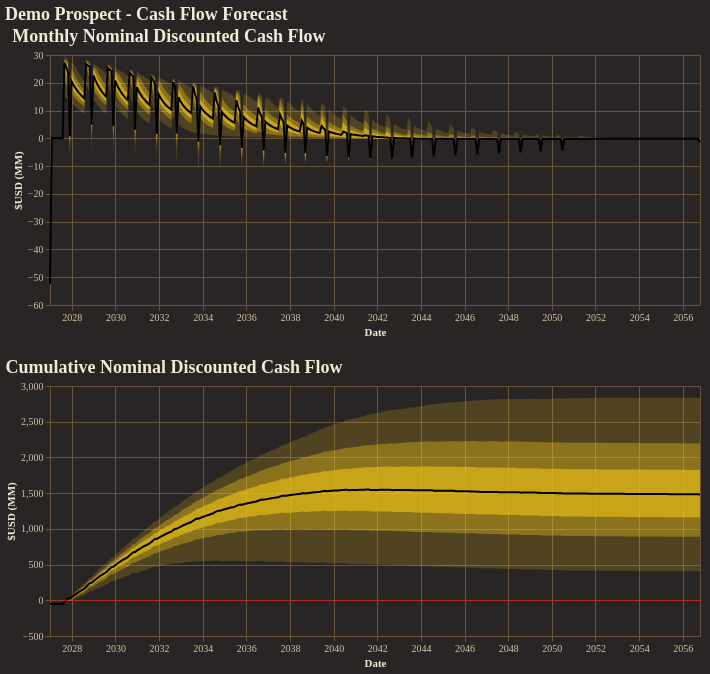

Write notebook code for a chart like this one.
### Code cell
fig = reporter.plotter.combined_cash_flow_plot(
    figsize=(650, 250),
    backend=PLOTTING_BACKEND
)
fig.show()

### Figure 1 — Vega-Lite specification as saved in the notebook (floating-point values rounded to 4 significant figures; data arrays with more than 128 entries replaced by an {"elided": "..."} marker saying what was removed)
{"config": {"background": "#292524", "view": {"fill": "#292524", "stroke": "#665340"}, "title": {"color": "#f4e9d7", "font": "Merriweather", "fontSize": 18, "fontWeight": 600, "subtitleColor": "#d5c2a6", "anchor": "start"}, "axis": {"domainColor": "#665340", "gridColor": "#665340", "tickColor": "#665340", "labelColor": "#d5c2a6", "titleColor": "#f4e9d7", "labelFont": "Merriweather", "titleFont": "Merriweather"}, "legend": {"titleColor": "#f4e9d7", "labelColor": "#d5c2a6", "labelFont": "Merriweather", "titleFont": "Merriweather", "orient": "top-right", "symbolType": "circle"}, "header": {"labelColor": "#d5c2a6", "titleColor": "#f4e9d7", "labelFont": "Merriweather", "titleFont": "Merriweather"}, "mark": {"color": "#c78d3b"}, "line": {"color": "#c78d3b"}, "bar": {"color": "#c78d3b"}, "point": {"color": "#ddb06d"}, "area": {"color": "#c78d3b", "opacity": 0.35}, "text": {"color": "#f4e9d7", "font": "Merriweather"}, "range": {"category": ["#5DA5DA", "#F28E2B", "#59C36A", "#E15759", "#B07AA1", "#4ECDC4", "#FF9DA7", "#EDC948"]}}, "vconcat": [{"layer": [{"mark": {"type": "area", "color": "rgba(250, 204, 21, 1.0)", "opacity": 0.18}, "encoding": {"tooltip": [{"field": "date", "title": "Date", "type": "temporal"}, {"field": "p01", "format": ",.2f", "title": "P01", "type": "quantitative"}, {"field": "p10", "format": ",.2f", "title": "P10", "type": "quantitative"}, {"field": "p25", "format": ",.2f", "title": "P25", "type": "quantitative"}, {"field": "p50", "format": ",.2f", "title": "P50", "type": "quantitative"}, {"field": "p75", "format": ",.2f", "title": "P75", "type": "quantitative"}, {"field": "p90", "format": ",.2f", "title": "P90", "type": "quantitative"}, {"field": "p99", "format": ",.2f", "title": "P99", "type": "quantitative"}], "x": {"field": "date", "title": "Date", "type": "temporal"}, "y": {"field": "p01", "title": "$USD (MM)", "type": "quantitative"}, "y2": {"field": "p99"}}}, {"mark": {"type": "area", "color": "rgba(250, 204, 21, 1.0)", "opacity": 0.35}, "encoding": {"tooltip": [{"field": "date", "title": "Date", "type": "temporal"}, {"field": "p01", "format": ",.2f", "title": "P01", "type": "quantitative"}, {"field": "p10", "format": ",.2f", "title": "P10", "type": "quantitative"}, {"field": "p25", "format": ",.2f", "title": "P25", "type": "quantitative"}, {"field": "p50", "format": ",.2f", "title": "P50", "type": "quantitative"}, {"field": "p75", "format": ",.2f", "title": "P75", "type": "quantitative"}, {"field": "p90", "format": ",.2f", "title": "P90", "type": "quantitative"}, {"field": "p99", "format": ",.2f", "title": "P99", "type": "quantitative"}], "x": {"field": "date", "title": "Date", "type": "temporal"}, "y": {"field": "p10", "title": "$USD (MM)", "type": "quantitative"}, "y2": {"field": "p90"}}}, {"mark": {"type": "area", "color": "rgba(250, 204, 21, 1.0)", "opacity": 0.55}, "encoding": {"tooltip": [{"field": "date", "title": "Date", "type": "temporal"}, {"field": "p01", "format": ",.2f", "title": "P01", "type": "quantitative"}, {"field": "p10", "format": ",.2f", "title": "P10", "type": "quantitative"}, {"field": "p25", "format": ",.2f", "title": "P25", "type": "quantitative"}, {"field": "p50", "format": ",.2f", "title": "P50", "type": "quantitative"}, {"field": "p75", "format": ",.2f", "title": "P75", "type": "quantitative"}, {"field": "p90", "format": ",.2f", "title": "P90", "type": "quantitative"}, {"field": "p99", "format": ",.2f", "title": "P99", "type": "quantitative"}], "x": {"field": "date", "title": "Date", "type": "temporal"}, "y": {"field": "p25", "title": "$USD (MM)", "type": "quantitative"}, "y2": {"field": "p75"}}}, {"mark": {"type": "line", "color": "black", "strokeWidth": 2}, "encoding": {"tooltip": [{"field": "date", "title": "Date", "type": "temporal"}, {"field": "p01", "format": ",.2f", "title": "P01", "type": "quantitative"}, {"field": "p10", "format": ",.2f", "title": "P10", "type": "quantitative"}, {"field": "p25", "format": ",.2f", "title": "P25", "type": "quantitative"}, {"field": "p50", "format": ",.2f", "title": "P50", "type": "quantitative"}, {"field": "p75", "format": ",.2f", "title": "P75", "type": "quantitative"}, {"field": "p90", "format": ",.2f", "title": "P90", "type": "quantitative"}, {"field": "p99", "format": ",.2f", "title": "P99", "type": "quantitative"}], "x": {"field": "date", "title": "Date", "type": "temporal"}, "y": {"field": "p50", "title": "$USD (MM)", "type": "quantitative"}}}], "data": {"name": "data-290cc3dae0b5f63afdd0340c7cf6c3ae"}, "height": 250, "title": "Monthly Nominal Discounted Cash Flow", "width": 650}, {"layer": [{"layer": [{"mark": {"type": "area", "color": "rgba(250, 204, 21, 1.0)", "opacity": 0.18}, "encoding": {"tooltip": [{"field": "date", "title": "Date", "type": "temporal"}, {"field": "p01", "format": ",.2f", "title": "P01", "type": "quantitative"}, {"field": "p10", "format": ",.2f", "title": "P10", "type": "quantitative"}, {"field": "p25", "format": ",.2f", "title": "P25", "type": "quantitative"}, {"field": "p50", "format": ",.2f", "title": "P50", "type": "quantitative"}, {"field": "p75", "format": ",.2f", "title": "P75", "type": "quantitative"}, {"field": "p90", "format": ",.2f", "title": "P90", "type": "quantitative"}, {"field": "p99", "format": ",.2f", "title": "P99", "type": "quantitative"}], "x": {"field": "date", "title": "Date", "type": "temporal"}, "y": {"field": "p01", "title": "$USD (MM)", "type": "quantitative"}, "y2": {"field": "p99"}}}, {"mark": {"type": "area", "color": "rgba(250, 204, 21, 1.0)", "opacity": 0.35}, "encoding": {"tooltip": [{"field": "date", "title": "Date", "type": "temporal"}, {"field": "p01", "format": ",.2f", "title": "P01", "type": "quantitative"}, {"field": "p10", "format": ",.2f", "title": "P10", "type": "quantitative"}, {"field": "p25", "format": ",.2f", "title": "P25", "type": "quantitative"}, {"field": "p50", "format": ",.2f", "title": "P50", "type": "quantitative"}, {"field": "p75", "format": ",.2f", "title": "P75", "type": "quantitative"}, {"field": "p90", "format": ",.2f", "title": "P90", "type": "quantitative"}, {"field": "p99", "format": ",.2f", "title": "P99", "type": "quantitative"}], "x": {"field": "date", "title": "Date", "type": "temporal"}, "y": {"field": "p10", "title": "$USD (MM)", "type": "quantitative"}, "y2": {"field": "p90"}}}, {"mark": {"type": "area", "color": "rgba(250, 204, 21, 1.0)", "opacity": 0.55}, "encoding": {"tooltip": [{"field": "date", "title": "Date", "type": "temporal"}, {"field": "p01", "format": ",.2f", "title": "P01", "type": "quantitative"}, {"field": "p10", "format": ",.2f", "title": "P10", "type": "quantitative"}, {"field": "p25", "format": ",.2f", "title": "P25", "type": "quantitative"}, {"field": "p50", "format": ",.2f", "title": "P50", "type": "quantitative"}, {"field": "p75", "format": ",.2f", "title": "P75", "type": "quantitative"}, {"field": "p90", "format": ",.2f", "title": "P90", "type": "quantitative"}, {"field": "p99", "format": ",.2f", "title": "P99", "type": "quantitative"}], "x": {"field": "date", "title": "Date", "type": "temporal"}, "y": {"field": "p25", "title": "$USD (MM)", "type": "quantitative"}, "y2": {"field": "p75"}}}, {"mark": {"type": "line", "color": "black", "strokeWidth": 2}, "encoding": {"tooltip": [{"field": "date", "title": "Date", "type": "temporal"}, {"field": "p01", "format": ",.2f", "title": "P01", "type": "quantitative"}, {"field": "p10", "format": ",.2f", "title": "P10", "type": "quantitative"}, {"field": "p25", "format": ",.2f", "title": "P25", "type": "quantitative"}, {"field": "p50", "format": ",.2f", "title": "P50", "type": "quantitative"}, {"field": "p75", "format": ",.2f", "title": "P75", "type": "quantitative"}, {"field": "p90", "format": ",.2f", "title": "P90", "type": "quantitative"}, {"field": "p99", "format": ",.2f", "title": "P99", "type": "quantitative"}], "x": {"field": "date", "title": "Date", "type": "temporal"}, "y": {"field": "p50", "title": "$USD (MM)", "type": "quantitative"}}}], "data": {"name": "data-81bde32c3f6f73089a4a1fa7eeaf2d0f"}, "title": "Cumulative Nominal Discounted Cash Flow"}, {"data": {"name": "data-42990c68f268a11fa16682fcd3437a6f"}, "mark": {"type": "rule", "color": "red", "strokeDash": [4, 4]}, "encoding": {"y": {"field": "zero", "type": "quantitative"}}}], "height": 250, "width": 650}], "title": "Demo Prospect - Cash Flow Forecast", "$schema": "https://vega.github.io/schema/vega-lite/v5.20.1.json", "datasets": {"data-290cc3dae0b5f63afdd0340c7cf6c3ae": {"elided": "360 records"}, "data-81bde32c3f6f73089a4a1fa7eeaf2d0f": {"elided": "360 records"}, "data-42990c68f268a11fa16682fcd3437a6f": [{"zero": 0}]}}
